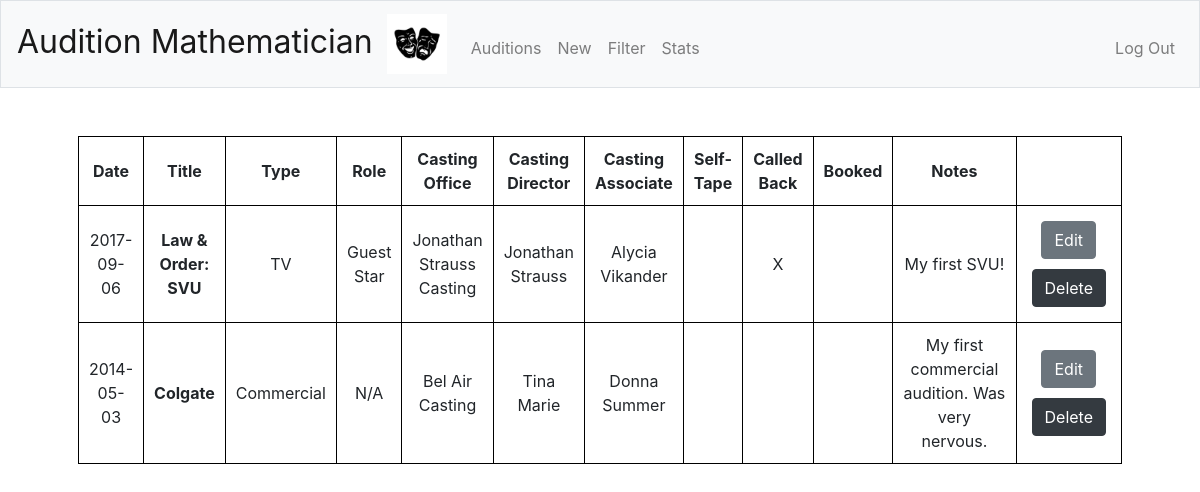
The page / (signed in) on the database its author committed.
### tables this page shows
CREATE TABLE "auditions" (
	"id"	INTEGER NOT NULL UNIQUE,
	"user_id"	INTEGER NOT NULL,
	"date"	TEXT NOT NULL,
	"title"	TEXT NOT NULL,
	"type"	TEXT NOT NULL,
	"role"	TEXT NOT NULL,
	"cd"	TEXT,
	"ca"	TEXT,
	"co"	TEXT,
	"self_tape"	TEXT,
	"cb"	TEXT,
	"booked"	TEXT,
	"notes"	TEXT,
	PRIMARY KEY("id" AUTOINCREMENT)
);

### app.py (the view, shortened to what this page needs)
@app.route("/", methods=["GET", "POST"])
@login_required
def index():
    if request.method == "GET":
        conn = sqlite3.connect("auditionstats.db")
        conn.row_factory = sqlite3.Row
        c = conn.cursor()
        user_id = (session["user_id"],)
        c.execute("SELECT * FROM auditions WHERE user_id=? ORDER BY date DESC", user_id)
        r = c.fetchall()
        date = []
        title = []
        type_t = []
        role = []
        cd = []
        ca = []
        co = []
        self_tape = []
        cb = []
        booked = []
        notes = []
        for i in range(len(r)):
            date.append(r[i]["date"])
            title.append(r[i]["title"])
            type_t.append(r[i]["type"])
            role.append(r[i]["role"])
            cd.append(r[i]["cd"])
            ca.append(r[i]["ca"])
            co.append(r[i]["co"])
            self_tape.append(r[i]["self_tape"])
            cb.append(r[i]["cb"])
            booked.append(r[i]["booked"])
            notes.append(r[i]["notes"])
        conn.close()
        return render_template("index.html", **locals())

### app.py (called while the page is built)
@app.after_request
def after_request(response):
    response.headers["Cache-Control"] = "no-cache, no-store, must-revalidate"
    response.headers["Expires"] = 0
    response.headers["Pragma"] = "no-cache"
    return response

### helpers.py (called while the page is built)
def login_required(f):
    @wraps(f)
    def decorated_function(*args, **kwargs):
        if session.get("user_id") is None:
            return redirect("/login")
        return f(*args, **kwargs)
    return decorated_function

### templates/index.html (shortened to what this page needs)
{% extends "layout.html" %}
{% block main %}
<table style="width:100%" align="center">
  {% for i in range(12) %}
  {% if i != 10 %}
  <col style="width:5%">
  {% else %}
  <col style="width:45%">
  {% endif %}
  {% endfor %}
  <thead>
    <tr>
      <th>Date</th>
      <th>Title</th>
      <th>Type</th>
      <th>Role</th>
      <th>Casting Office</th>
      <th>Casting Director</th>
      <th>Casting Associate</th>
      <th>Self-Tape</th>
      <th>Called Back</th>
      <th>Booked</th>
      <th>Notes</th>
      <th></th>
    </tr>
  </thead>
  {% for i in range(r|length) %}
  <tr>
    <td>{{ date[i] }}</td>
    <td style="font-weight: bold">{{ title[i] }}</td>
    <td>{{ type_t[i] }}</td>
    <td>{{ role[i] }}</td>
    {% if co[i] != None %}
    <td>{{ co[i] }}</td>
    {% else %}
    <td></td>
    {% endif %}
    {% if cd[i] != None %}
    <td>{{ cd[i] }}</td>
    {% else %}
    <td></td>
    {% endif %}
    {% if ca[i] != None %}
    <td>{{ ca[i] }}</td>
    {% else %}
    <td></td>
    {% endif %}
    {% if self_tape[i] != None %}
    <td>X</td>
    {% else %}
    <td></td>
    {% endif %}
    {% if cb[i] != None %}
    <td>X</td>
    {% else %}
    <td></td>
    {% endif %}
    {% if booked[i] != None %}
    <td>X</td>
    {% else %}
    <td></td>
    {% endif %}
    {% if notes[i] != None %}
    <td>{{ notes[i] }}</td>
    {% else %}
    <td></td>
    {% endif %}
    <td>
      <form action="/" method="POST">
        <button id="edit" name="edit" class="btn btn-secondary" type="submit" style="margin: 5px">
          Edit
        </button>
      </form>
      <form action="/delete" method="POST">
        <button id="delete" name="delete" class="btn btn-dark" type="submit" style="margin: 5px">
          Delete
        </button>
      </form>
    </td>
  </tr>
  {% else %}
  <table style="width:100%" align="center">
    <tr>
      <td>NO AUDITIONS YET = )</td>
    </tr>
  </table>
  {% endfor %}
{% endblock %}

### templates/layout.html (shortened to what this page needs)
<!DOCTYPE html>
<html lang="en">
<head>
  <link href="https://maxcdn.bootstrapcdn.com/bootstrap/4.1.3/css/bootstrap.min.css" rel="stylesheet">
  <link href="/static/styles.css" rel="stylesheet">
</head>
<body>
  <nav class="navbar navbar-expand-md navbar-light bg-light border">
    <a class="navbar-brand" href="/">
      <span>
        Audition
      </span>
      <span style="margin-right: 5px;">
        Mathematician
      </span>
      <img src="/static/Theater-Mask-Drama-5-Vinyl-Decal-Sticker__28291.1506205749.jpg" alt="Theatre Mask" height="60px" width="60px">
    </a>
    <div class="collapse navbar-collapse" id="navbar">
      {% if session.user_id %}
      <ul class="navbar-nav mr-auto mt-2">
        <li class="nav-item"><a class="nav-link" href="/auditions">Auditions</a></li>
        <li class="nav-item"><a class="nav-link" href="/new">New</a></li>
        <li class="nav-item"><a class="nav-link" href="/filter">Filter</a></li>
        <li class="nav-item"><a class="nav-link" href="/stats">Stats</a></li>
      </ul>
      <ul class="navbar-nav ml-auto mt-2">
        <li class="nav-item"><a class="nav-link" href="/logout">Log Out</a></li>
      </ul>
      {% else %}
      <ul class="navbar-nav ml-auto mt-2">
        <li class="nav-item"><a class="nav-link" href="/register">Register</a></li>
        <li class="nav-item"><a class="nav-link" href="/login">Log In</a></li>
      </ul>
      {% endif %}
    </div>
  </nav>
  <main class="container p-5">
    {% block main %}{% endblock %}
  </main>
</body>
</html>

### static/styles.css (style rules this page uses)
nav .navbar-brand { font-size: xx-large; }
main { overflow-x: auto; text-align: center; }
table, th, td { border-style: solid; border: 1px solid black; }
th, td { padding: 10px; }

### rows shown on the page
auditions: date "2017-09-06", title "Law & Order: SVU", type "TV", role "Guest Star", co "Jonathan Strauss Casting", cd "Jonathan Strauss", ca "Alycia Vikander", notes "My first SVU!"
auditions: date "2014-05-03", title "Colgate", type "Commercial", role "N/A", co "Bel Air Casting", cd "Tina Marie", ca "Donna Summer", notes "My first commercial audition. Was very nervous."
